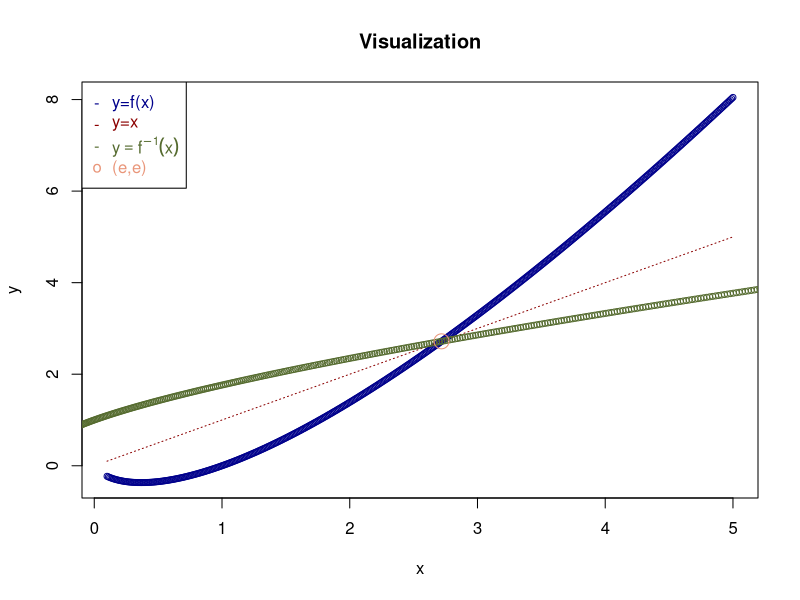
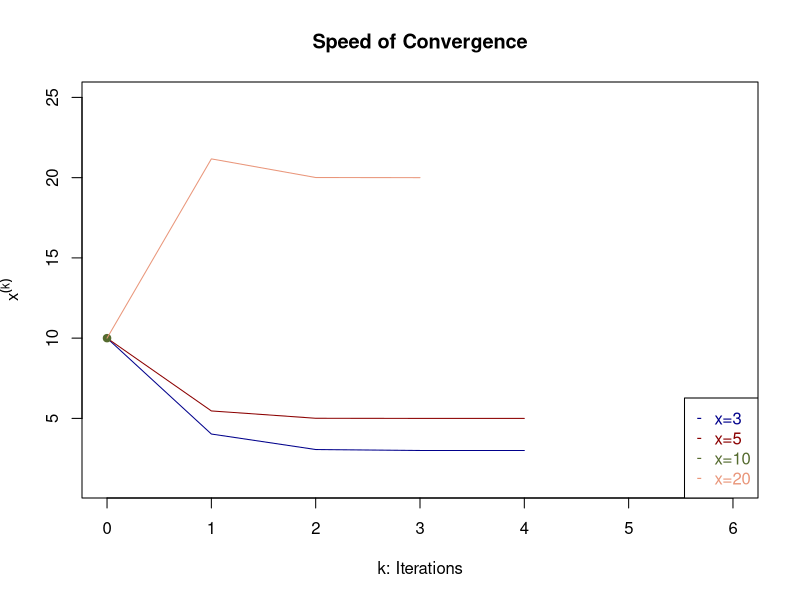

Reproduce these figures in R, in order.
## ---- chunk 1
rm(list=ls()) #clears your workspace
## ---- chunk 2
f <- function(x) {return(x * log(x))}

x <- seq(0.1,5,by=0.01)
y <- f(x)
COLOR <- c('darkblue','darkred','darkolivegreen','darksalmon')
plot(x,y, col = COLOR[1], cex = 0.8, main="Visualization")
lines(x,x,col = COLOR[2], lty = 3)
points(y,x, col = COLOR[3], cex = 0.8)
points(exp(1),exp(1), col = COLOR[4], cex = 2)
legend("topleft",
       legend=c('y=f(x)','y=x',expression(y=={f^-1}(x)),'(e,e)'),
       col = COLOR,
       text.col = COLOR,
       pch = c(rep('-',3),'o'))
## ---- chunk 3

# compute f^{-1}(y)
inv_bis <- function(f,y, eps=10^(-6))
{
  E <- exp(1)
  g <- function(x) {return(f(x)-y)} # the root of g(x)
  
  # check interval [e,y]
  if (abs(E-y)<eps) {return(E)} else
    if (y < E) {return('Invalid Input.')}
  
  # bisect [e,y] iteratively
  left <- E
  right <- y
  while (right-left >= eps)
  {
    mid <- (left + right) / 2
    if (g(left)*g(mid)<0) {right <- mid} else {left <- mid}
  }
  return(mid)
}

# calculate for y=f(5)
cat('By bisections, the inverse of f(5) =',inv_bis(f,f(5)))
## ---- chunk 4
# return the number of bisections
# to yield the inverse of f(x_star) close enough to x_star
test_bis <- function(f, x_star, eps=10^(-6))
{
  y_star <- f(x_star)
  E <- exp(1)
  if (abs(y_star-E)<eps) {return(0)} else
    if (y_star < E) {return('Invalid input.')} 
  
  left <- E
  right <- y_star
  g <- function(x) {return(f(x)-y_star)}
  mid <- y_star
  count <- 0
  while (abs(x_star - mid) >= eps)
  {
    mid <- (left + right) / 2
    count <- count + 1
    if (g(left)*g(mid)<0) {right <- mid} else {left <- mid}
  }
  return(count)
}

# test for x_star = 5
cat('The inverse of f(5) is close enough to 5 after', test_bis(f, x_star=5), 'bisections.')
## ---- chunk 5

# compute f^{-1}(y)
inv_NR <- function(f,y, guess, eps=10^(-6))
{
  xx <- guess
  while (abs(f(xx) - y) >= eps)
  {
    xx <- xx - (f(xx)-y)/(1+log(xx))
  }
  return(xx)
}

cat('By NR method, the inverse of f(5) =', inv_NR(f,f(5),10))
## ---- chunk 6

# return both the sequence and the number of iterations
test_NR <- function(f, x_star, eps=10^(-6))
{
  y_star <- f(x_star)
  gen <- function(old) # generate a sequence one by one
  {
    new <- old - (f(old)-y_star)/(1 + log(old))
    return(new)
  }
  
  x <- c(10) # start from x0 = 10
  while (abs(x[length(x)] - x_star) >= eps)
  {
    x <- c(x, gen(x[length(x)]))
  }
  return(list('sequence'=x, 'num_iter'=length(x)-1))
}

# test for x_star = 5
cat('The inverse of f(5) is close enough to 5 after', test_NR(f,x_star=5)$num_iter, 'NR iterations.')
## ---- chunk 7
plot(0:test_NR(f,3)$num_iter, test_NR(f,3)$sequence, 
     col = COLOR[1], type = 'l',
     xlim = c(0,6),
     ylim = c(1,25),
     main = "Speed of Convergence", 
     xlab = "k: Iterations",
     ylab = expression(x^(k)))
lines(0:test_NR(f,5)$num_iter, test_NR(f,5)$sequence, col = COLOR[2])
points(0:test_NR(f,10)$num_iter, test_NR(f,10)$sequence, col = COLOR[3], pch=19)
lines(0:test_NR(f,20)$num_iter, test_NR(f,20)$sequence, col = COLOR[4])
legend("bottomright",
       legend = c('x=3','x=5','x=10','x=20'),
       col = COLOR,
       text.col = COLOR,
       pch = rep('-',4))
## ---- chunk 8
attach(swiss)

t_std <- as.numeric(Sys.time())  
model <- lm(Infant.Mortality ~ Fertility + Agriculture + Examination + Education + Catholic)
coef_std <- model$coefficients
t_std <- as.numeric(Sys.time()) - t_std

print(coef_std)
## ---- chunk 9

# construct X and Y from dataset
Y <- Infant.Mortality
X <- c(rep(1,length(Y)),
       Fertility,Agriculture,Examination,Education,Catholic)
X <- matrix(X, nrow = length(Y))
detach(swiss)

# compute OLS coefficients
t_alg <- as.numeric(Sys.time())
coef_alg <- solve(t(X) %*% X) %*% t(X) %*% Y
t_alg <- as.numeric(Sys.time()) - t_alg
print(coef_alg)

# check 
eps <- 10^(-6)
cat('This algebraic result matches the previous automatic computation:', 
    max(abs(coef_alg - coef_std))<eps)
## ---- chunk 10
set.seed(505)
# start from random initialized beta
# minimize MSE
MSE <- function(beta) {return(mean((Y - X %*% beta)^2))}
t_opt <- as.numeric(Sys.time())
res <- nlm(MSE, rnorm(ncol(X)))
coef_opt <- res$estimate
t_opt <- as.numeric(Sys.time()) - t_opt
print(res)

# check
cat('This optimized result matches the previous algebraic computation:',
    max(abs(coef_opt - coef_alg))<eps)
## ---- chunk 11
# minimize MSE with penalty
MSE_Lasso <- function(beta, lmb=0.02)
{
  return(MSE(beta) + lmb*sum(abs(beta)))
}
t_las <- as.numeric(Sys.time())
res <- nlm(MSE_Lasso, rnorm(ncol(X)))
coef_las <- res$estimate
t_las <- as.numeric(Sys.time()) - t_las

# compare coefficients
DF <- data.frame(coef_std, coef_alg, coef_opt, coef_las)
DF
## ---- chunk 12

TIME <- data.frame(matrix(c(t_std,t_alg,t_opt,t_las),nrow=1))
names(TIME) <- c('Built-in LM', 'Linear Algebra', 'Optimization', 'Lasso')
rownames(TIME) <- 'Computing Time'
TIME
